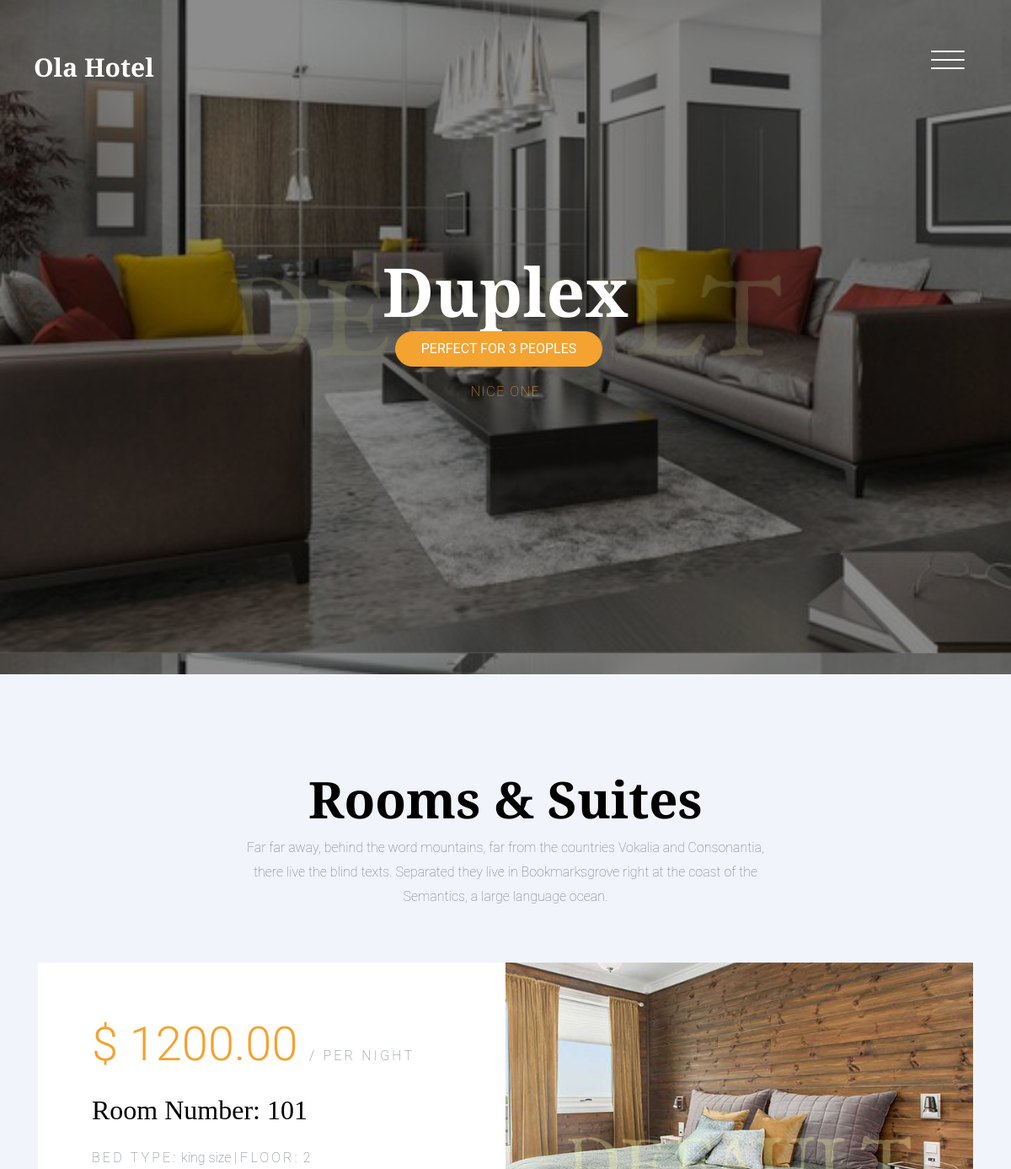
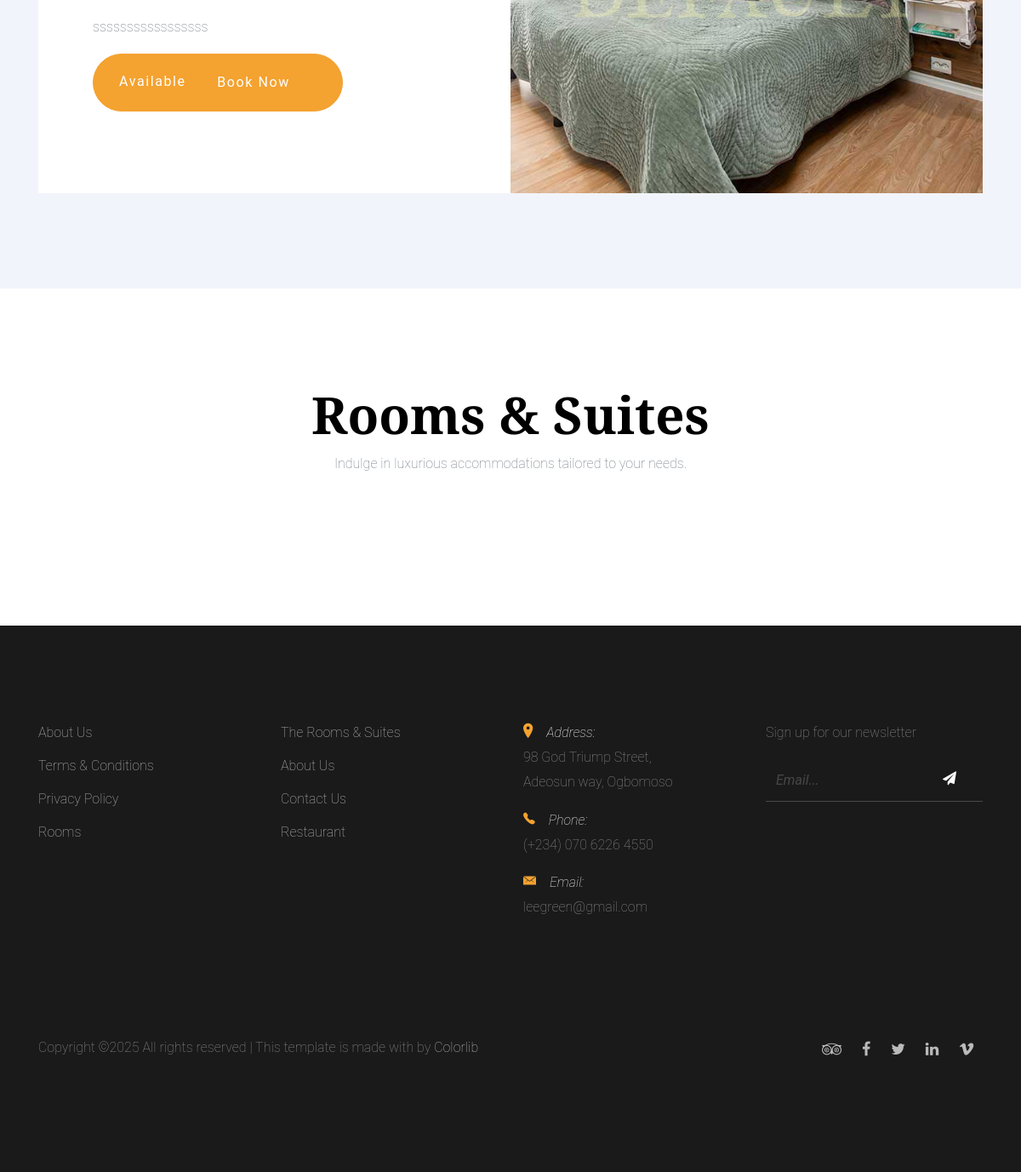
The app's page /categories/1/Duplex/ with its own data (2 pictures, top to bottom).
### hotel/models.py (models this page shows, shortened)
class Category(models.Model):
    name = models.CharField(
        max_length=30,unique=True)
    description = models.TextField()
    max_occupants = models.IntegerField()
    image_url = models.ImageField(
        null=True, blank=True, upload_to='category/', default='default-category.png')
    class Meta:
        ordering = ['name', 'max_occupants']
        verbose_name = 'Category'
        verbose_name_plural = 'Categories'

class Room(models.Model):
    room_number = models.CharField(
        max_length=10, unique=True, help_text='e.g 101,102')
    category = models.ForeignKey(
        Category, on_delete=models.CASCADE, related_name='rooms')
    description = models.TextField()
    price_per_night = models.DecimalField(max_digits=10, decimal_places=2)
    is_available = models.BooleanField(default=True)
    bed_type = models.CharField(
        max_length=100, null=True, blank=True, help_text='E.g., "King Size", "Queen Size"')  #
    floor = models.IntegerField(
        null=True, blank=True, help_text='e.g ground floor, fist floor')
    image_url = models.ImageField(
        null=True, blank=True, upload_to='room/', default='default-room.png',
        help_text='upload a suitable image.')
    created_at = models.DateTimeField(auto_now_add=True)
    updated_at = models.DateTimeField(auto_now=True)
    class Meta:
        ordering = ['is_available', 'room_number', 'price_per_night']

### hotel/views.py (the view)
# urls.py: path('categories/<int:category_id>/<str:category_name>/', views.category, name='category')
def category(request, category_id, category_name):
    category = Category.objects.get(id=category_id)
    rooms = category.rooms.all()
    context = {'category': category, 'rooms': rooms}
    return render(request, 'hotel/single-category.html', context)

### hotel/templates/hotel/single-category.html (shortened to what this page needs)
{% extends "base.html" %}
{% block content %}
{% load static %}
<section class="site-hero overlay" style="background-image: url( {{ category.image_url.url }} )" data-stellar-background-ratio="0.5">
  <div class="container">
    <div class="row site-hero-inner justify-content-center align-items-center">
      <div class="col-md-10 text-center" data-aos="fade-up">
        <h1 class="heading">{{category.name}}</h1>
        <p class="btn text-uppercase btn-primary text-white py-2 mr-3">Perfect for {{ category.max_occupants }} pe{{category.max_occupants|pluralize:'rson,oples'}} </p>
        <p class="text-uppercase letter-spacing-1">  <a href="#"   >{{ category.description }}</a></p>
      </div>
    </div>
  </div>
</section>
<section class="section bg-light">
  <div class="container">
    <div class="row justify-content-center text-center mb-5">
      <div class="col-md-7">
        <h2 class="heading" data-aos="fade">Rooms &amp; Suites</h2>
        <p data-aos="fade">Far far away, behind the word mountains, far from the countries Vokalia and Consonantia, there live the blind texts. Separated they live in Bookmarksgrove right at the coast of the Semantics, a large language ocean.</p>
      </div>
    </div>
    {% for room in rooms %}
    <div class="site-block-half d-block d-lg-flex bg-white" data-aos="fade" data-aos-delay="100">
      <a href="#" class="image d-block bg-image-2  {% if forloop.counter|divisibleby:2 %}  {% else %}  order-2{% endif %}" style="background-image: url({{ room.image_url.url }});"></a>
      <div  {% if forloop.counter|divisibleby:2 %} class="text"  {% else %} class="text order-1"  {% endif %}>
        <span class="d-block mb-4"><span class="display-4 text-primary">$ {{ room.price_per_night }} </span> <span class="text-uppercase letter-spacing-2">/ per night</span> </span>
        <h2 class="mb-4"> Room Number: {{ room.room_number }}    </h2>
        <p> <span class="text-uppercase letter-spacing-2">Bed Type:</span> {{ room.bed_type }} |  <span class="text-uppercase letter-spacing-2">Floor:</span> {{ room.floor }}  </p>
        <p> {{ room.description }} </p>
        {% if room.is_available %}
        <p class="btn btn-primary text-white letter-spacing-1">Available <a href="{% url 'room-detail' room.id room.room_number %}" class="btn btn-primary text-white">Book Now</a></p>
        {% else %}
        <p class="btn btn-primary text-white letter-spacing-2 text-uppercase letter-spacing-2">Unvailable</p>
        {% endif %}
      </div>
    </div>
    {% endfor %}
  </div>
</section>
<section class="section">
  <div class="container">
    <div class="row justify-content-center text-center mb-5">
      <div class="col-md-7">
        <h2 class="heading" data-aos="fade-up">Rooms &amp; Suites</h2>
        <p data-aos="fade-up" data-aos-delay="100">Indulge in luxurious accommodations tailored to your needs.</p>
      </div>
    </div>
  </div>
</section>
{% endblock  %}

### static/css/style.css (style rules this page uses)
body { background: #fff; font-family: "Roboto", arial, sans-serif; font-weight: 200; font-size: 16px; line-height: 1.8; color: #6c757d; position: relative; }
a { -webkit-transition: .3s all ease; -o-transition: .3s all ease; transition: .3s all ease; text-decoration: none; }
h1, h2, h3, h4, h5 { color: #000; font-family: "Playfair Display", times, serif; }
.bg-light { background: #f2f4fb !important; }
.btn { padding-left: 30px; padding-right: 30px; padding-top: 10px; padding-bottom: 10px; border-radius: 50px; }
.btn, .form-control { outline: none; -webkit-box-shadow: none !important; box-shadow: none !important; }
.site-hero { background-size: cover; background-position: center; height: 100vh; min-height: 700px; width: 100%; position: relative; }
.site-hero .heading { font-family: "Playfair Display", times, serif; font-weight: bold; }
.site-hero.overlay:before { background: rgba(0, 0, 0, 0.45); content: ""; position: absolute; height: 100vh; min-height: 700px; top: 0; left: 0; bottom: 0; right: 0; }
.site-hero-inner { height: 100vh; min-height: 700px; }
.site-hero-inner .heading { font-size: 80px; font-family: "Playfair Display", times, serif; color: #fff; line-height: 1; font-weight: bold; }
.section { padding: 7em 0; }
.heading-serif, .heading, .testimonial-section .heading, .slider-section .heading, .blog-post-entry .heading { font-size: 60px; font-family: "Playfair Display", times, serif; font-weight: 700; }
.site-block-half .image, .site-block-half .text { width: 100%; }
@media (min-width: 992px) { .site-block-half .image, .site-block-half .text { width: 50%; } }
.site-block-half .text { padding-left: 15px; padding-right: 15px; padding-bottom: 15px; }
@media (min-width: 992px) { .site-block-half .text { padding: 4rem; } }
.letter-spacing-1 { letter-spacing: .1em; }
.letter-spacing-2 { letter-spacing: .2em; }
.bg-image-2 { background-size: cover; background-position: center center; }

### records on screen
Category: image_url (placeholder picture), name "Duplex", max_occupants "3", description "NICE ONE"
Room: image_url (placeholder picture), price_per_night "1200.00", room_number "101", bed_type "king size", floor "2", description "sssssssssssssssss", is_available "Available"
